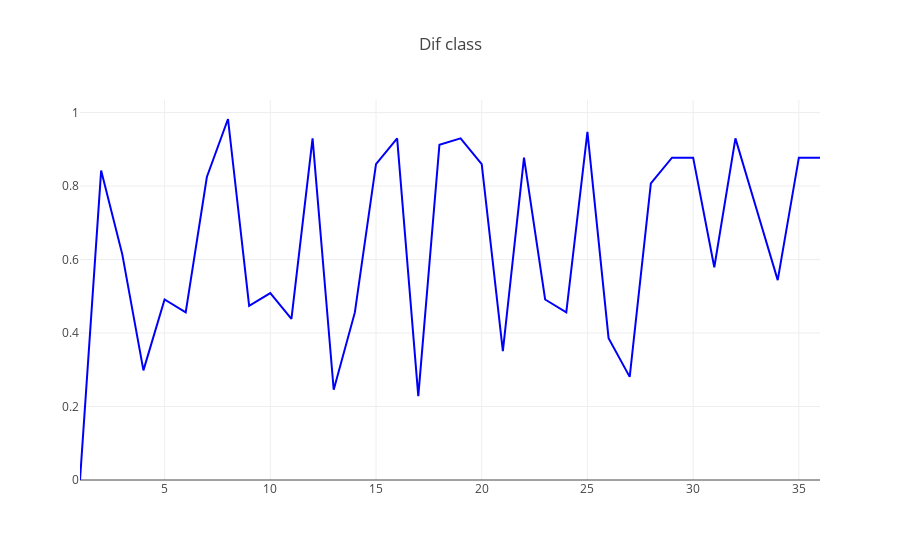
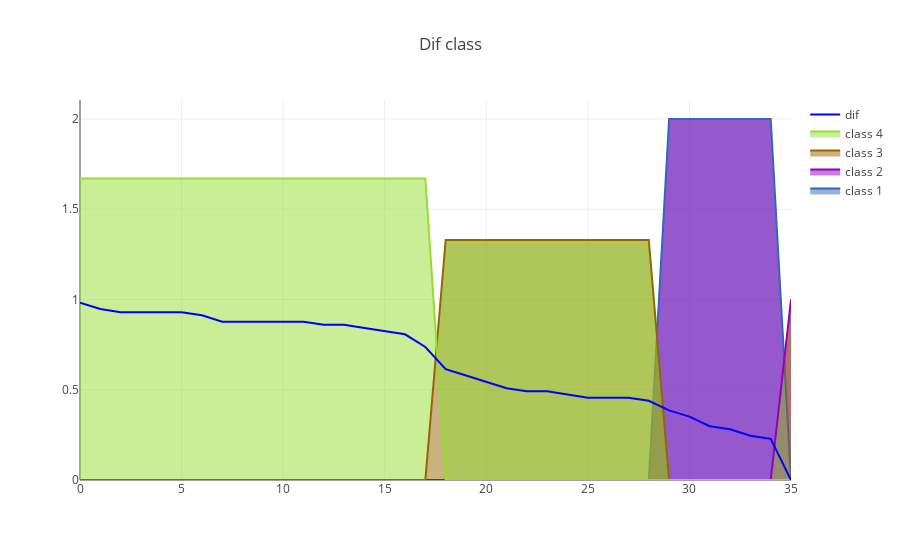
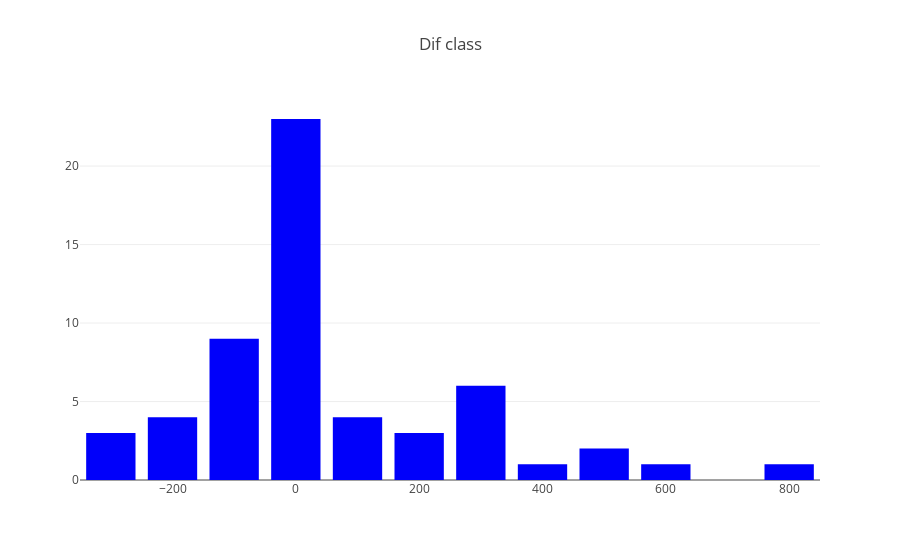

The cell these charts' notebook holds for them, in order:
### Code cell
rf.show_tourn(tourn_id=5602, is_api=False, is_write=True)

### Figure 1 — Plotly figure (JSON) as saved in the notebook; plotly's stock layout.template omitted (floating-point values rounded to 4 significant figures)
{"data": [{"marker": {"color": "rgb(0, 0, 250)"}, "name": "dif", "type": "scatter", "uid": "603366ca-4b05-4078-80da-22e6a63143c9", "x": [1, 2, 3, 4, 5, 6, 7, 8, 9, 10, 11, 12, 13, 14, 15, 16, 17, 18, 19, 20, 21, 22, 23, 24, 25, 26, 27, 28, 29, 30, 31, 32, 33, 34, 35, 36], "y": [0, 0.8421, 0.614, 0.2982, 0.4912, 0.4561, 0.8246, 0.9825, 0.4737, 0.5088, 0.4386, 0.9298, 0.2456, 0.4561, 0.8596, 0.9298, 0.2281, 0.9123, 0.9298, 0.8596, 0.3509, 0.8772, 0.4912, 0.4561, 0.9474, 0.386, 0.2807, 0.807, 0.8772, 0.8772, 0.5789, 0.9298, 0.7368, 0.5439, 0.8772, 0.8772]}], "layout": {"title": {"text": "Dif class"}, "yaxis": {"rangemode": "tozero", "title": {"text": ""}}, "yaxis2": {"overlaying": "y", "rangemode": "tozero", "side": "right", "tickfont": {"color": "rgb(148, 103, 189)"}, "title": {"font": {"color": "rgb(148, 103, 189)"}, "text": ""}}}}

### Figure 2 — Plotly figure (JSON) as saved in the notebook; plotly's stock layout.template omitted (floating-point values rounded to 4 significant figures)
{"data": [{"fill": "tonexty", "marker": {"color": "rgb(50, 103, 189)"}, "name": "class 1", "opacity": 0.2, "type": "scatter", "uid": "8fe58df2-b89f-4a28-adf1-1d22d98d661c", "x": [0, 1, 2, 3, 4, 5, 6, 7, 8, 9, 10, 11, 12, 13, 14, 15, 16, 17, 18, 19, 20, 21, 22, 23, 24, 25, 26, 27, 28, 29, 30, 31, 32, 33, 34, 35], "y": [0, 0, 0, 0, 0, 0, 0, 0, 0, 0, 0, 0, 0, 0, 0, 0, 0, 0, 0, 0, 0, 0, 0, 0, 0, 0, 0, 0, 0, 2, 2, 2, 2, 2, 2, 0]}, {"fill": "tonexty", "marker": {"color": "rgb(148, 0, 189)"}, "name": "class 2", "opacity": 0.2, "type": "scatter", "uid": "35dd8f01-2d01-4776-9e2a-d9125312b2d4", "x": [0, 1, 2, 3, 4, 5, 6, 7, 8, 9, 10, 11, 12, 13, 14, 15, 16, 17, 18, 19, 20, 21, 22, 23, 24, 25, 26, 27, 28, 29, 30, 31, 32, 33, 34, 35], "y": [0, 0, 0, 0, 0, 0, 0, 0, 0, 0, 0, 0, 0, 0, 0, 0, 0, 0, 0, 0, 0, 0, 0, 0, 0, 0, 0, 0, 0, 0, 0, 0, 0, 0, 0, 1]}, {"fill": "tonexty", "marker": {"color": "rgb(148, 103, 0)"}, "name": "class 3", "opacity": 0.2, "type": "scatter", "uid": "6a5f172e-4758-4785-9baa-8f79f87d5844", "x": [0, 1, 2, 3, 4, 5, 6, 7, 8, 9, 10, 11, 12, 13, 14, 15, 16, 17, 18, 19, 20, 21, 22, 23, 24, 25, 26, 27, 28, 29, 30, 31, 32, 33, 34, 35], "y": [0, 0, 0, 0, 0, 0, 0, 0, 0, 0, 0, 0, 0, 0, 0, 0, 0, 0, 1.33, 1.33, 1.33, 1.33, 1.33, 1.33, 1.33, 1.33, 1.33, 1.33, 1.33, 0, 0, 0, 0, 0, 0, 0]}, {"fill": "tonexty", "marker": {"color": "rgb(150, 220, 50)"}, "name": "class 4", "opacity": 0.2, "type": "scatter", "uid": "81da9e83-f645-44aa-bc1e-61e15fb93ae2", "x": [0, 1, 2, 3, 4, 5, 6, 7, 8, 9, 10, 11, 12, 13, 14, 15, 16, 17, 18, 19, 20, 21, 22, 23, 24, 25, 26, 27, 28, 29, 30, 31, 32, 33, 34, 35], "y": [1.67, 1.67, 1.67, 1.67, 1.67, 1.67, 1.67, 1.67, 1.67, 1.67, 1.67, 1.67, 1.67, 1.67, 1.67, 1.67, 1.67, 1.67, 0, 0, 0, 0, 0, 0, 0, 0, 0, 0, 0, 0, 0, 0, 0, 0, 0, 0]}, {"marker": {"color": "rgb(0, 0, 250)"}, "name": "dif", "type": "scatter", "uid": "c4bd688a-5d51-4119-b86d-9038c55ca64d", "x": [0, 1, 2, 3, 4, 5, 6, 7, 8, 9, 10, 11, 12, 13, 14, 15, 16, 17, 18, 19, 20, 21, 22, 23, 24, 25, 26, 27, 28, 29, 30, 31, 32, 33, 34, 35], "y": [0.9825, 0.9474, 0.9298, 0.9298, 0.9298, 0.9298, 0.9123, 0.8772, 0.8772, 0.8772, 0.8772, 0.8772, 0.8596, 0.8596, 0.8421, 0.8246, 0.807, 0.7368, 0.614, 0.5789, 0.5439, 0.5088, 0.4912, 0.4912, 0.4737, 0.4561, 0.4561, 0.4561, 0.4386, 0.386, 0.3509, 0.2982, 0.2807, 0.2456, 0.2281, 0]}], "layout": {"title": {"text": "Dif class"}, "yaxis": {"rangemode": "tozero", "title": {"text": ""}}, "yaxis2": {"overlaying": "y", "rangemode": "tozero", "side": "right", "tickfont": {"color": "rgb(148, 103, 189)"}, "title": {"font": {"color": "rgb(148, 103, 189)"}, "text": ""}}}}

### Figure 3 — Plotly figure (JSON) as saved in the notebook; plotly's stock layout.template omitted (floating-point values rounded to 4 significant figures)
{"data": [{"marker": {"color": "rgb(0, 0, 250)"}, "name": "dif", "type": "bar", "uid": "8df3b880-e8af-4821-acde-1afb2f877e56", "x": [-300, -200, -100, 0, 100, 200, 300, 400, 500, 600, 800], "y": [3, 4, 9, 23, 4, 3, 6, 1, 2, 1, 1]}], "layout": {"title": {"text": "Dif class"}, "yaxis": {"rangemode": "tozero", "title": {"text": ""}}, "yaxis2": {"overlaying": "y", "rangemode": "tozero", "side": "right", "tickfont": {"color": "rgb(148, 103, 189)"}, "title": {"font": {"color": "rgb(148, 103, 189)"}, "text": ""}}}}
